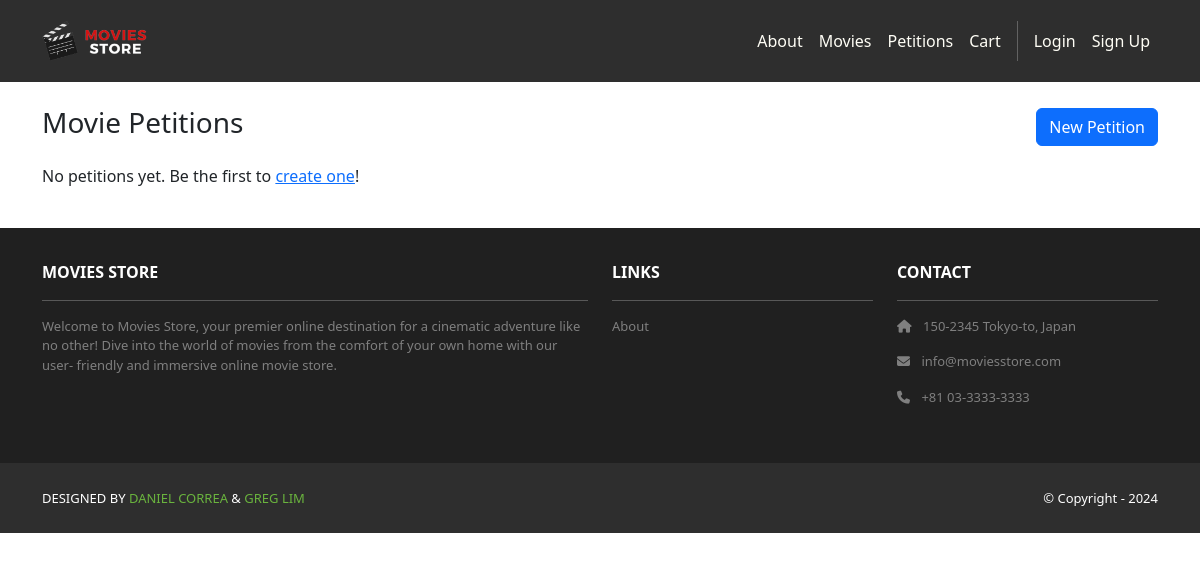
Before: /petitions/ with the older database file.
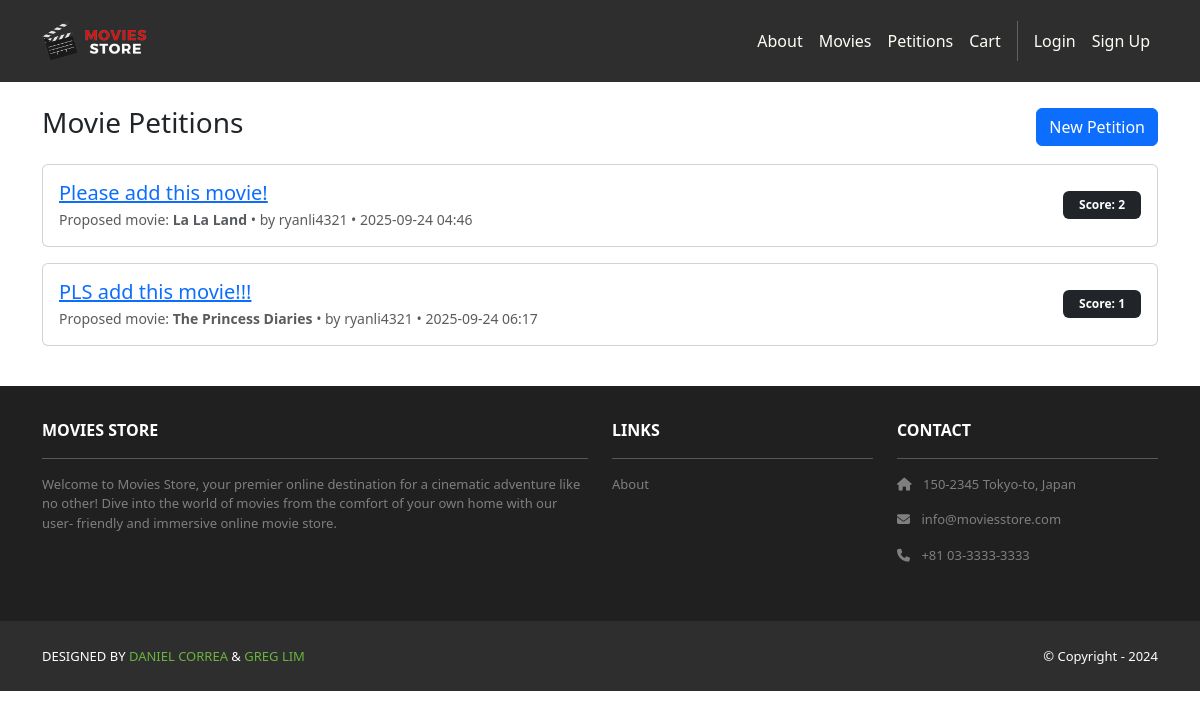
After: the same page with the newer database file.
### petitions/models.py (models this page shows, shortened)
class Petition(models.Model):
    title       = models.CharField(max_length=120)
    movie_title = models.CharField(max_length=120)
    description = models.TextField(max_length=1000, blank=True)
    proposer    = models.ForeignKey(User, null=True, blank=True,
                                    on_delete=models.SET_NULL, related_name='petitions')
    created_at  = models.DateTimeField(auto_now_add=True)
    is_open     = models.BooleanField(default=True)
    class Meta:
        ordering = ['-created_at']
    @property
    def score(self):
        agg = self.votes.aggregate(s=models.Sum('value'))
        return agg['s'] or 0

### petitions/views.py (the view)
# urls.py: path('', views.petition_list, name='list'),
def petition_list(request):
    qs = Petition.objects.all().select_related('proposer')
    petitions = sorted(qs, key=lambda p: p.score, reverse=True)
    return render(request, 'petitions/list.html', {'petitions': petitions})

### petitions/templates/petitions/list.html
{% extends "base.html" %}
{% block content %}
<div class="container py-4">
  <div class="d-flex justify-content-between align-items-center mb-3">
    <h3>Movie Petitions</h3>
    <a class="btn btn-primary" href="{% url 'petitions:create' %}">New Petition</a>
  </div>
  {% for p in petitions %}
    <div class="card mb-3">
      <div class="card-body d-flex justify-content-between align-items-center">
        <div>
          <h5 class="mb-1"><a href="{% url 'petitions:detail' p.pk %}">{{ p.title }}</a></h5>
          <div class="text-muted small">
            Proposed movie: <strong>{{ p.movie_title }}</strong> • by {{ p.proposer|default:"Anonymous" }} • {{ p.created_at|date:"Y-m-d H:i" }}
          </div>
        </div>
        <span class="badge text-bg-dark px-3 py-2">Score: {{ p.score }}</span>
      </div>
    </div>
  {% empty %}
    <p>No petitions yet. Be the first to <a href="{% url 'petitions:create' %}">create one</a>!</p>
  {% endfor %}
</div>
{% endblock %}

### moviesstore/templates/base.html (shortened to what this page needs)
<!DOCTYPE html>
<html>
  {% load static %}
  <head>
    <link href=
      "https://cdn.jsdelivr.net/npm/bootstrap@5.3.3/dist/css/bootstrap.min.css" rel="stylesheet"
>
    <link rel="stylesheet"
      href="https://cdnjs.cloudflare.com/ajax/libs/font-awesome/6.1.1/css/all.min.css">
    <link rel="stylesheet" type="text/css"
          href="{% static 'css/style.css' %}">
  </head>
  <body>
      <nav class="p-3 navbar navbar-dark bg-dark
         navbar-expand-lg">
      <div class="container">
        <a class="navbar-brand"
           href="{% url 'home.index' %}">
          <img src="{% static 'img/logo.png' %}" alt="logo"
               height="40" />
        </a>
        <div class="collapse navbar-collapse"
             id="navbarNavAltMarkup">
          <div class="navbar-nav ms-auto navbar-ml">
            <a class="nav-link"
               href="{% url 'home.about' %}">About</a>
               <a class="nav-link" href=
              "{% url 'movies.index' %}">Movies</a>
              <a class="nav-link"
              href="{% url 'petitions:list' %}">Petitions</a>
              <a class="nav-link"
              href="{% url 'cart.index' %}">Cart</a>
              {% if user.is_authenticated %}
              <a class="nav-link"
              href="{% url 'accounts.orders' %}">Orders
              </a>
              <a class="nav-link"
                href="{% url 'accounts.logout' %}">Logout ({{ user.username }})</a>
              {% else %}
              <a class="nav-link"
              href="{% url 'accounts.login' %}">Login</a>
              <a class="nav-link"
                href="{% url 'accounts.signup' %}">
                Sign Up
            </a>
            {% endif %}
          </div>
        </div>
      </div>
    </nav>
    <div>
      {% block content %}
      {% endblock content %}
    </div>
      <section class="p-3 ms-footer d-none d-md-block">
      <div class="container">
        <div class="row mt-3 text-white">
          <div class="col-md-6 col-lg-6 col-xl-6
               mx-auto mb-4">
            <b>MOVIES STORE</b>
            <hr />
            <p>
              Welcome to Movies Store, your premier online
              destination for a cinematic adventure like no
              other! Dive into the world of movies from the
              comfort of your own home with our user-
              friendly and immersive online movie store.
            </p>
          </div>
          <div class="col-md-3 col-lg-3 col-xl-3
               mx-auto mb-4">
            <b>LINKS</b>
            <hr />
            <p><a class="nav-link"
              href="{% url 'home.about' %}">
              About
            </a></p>
          </div>
          <div class="col-md-3 col-lg-3 col-xl-3 mx-auto
               mb-4">
            <b>CONTACT</b>
            <hr />
            <p><i class="fas fa-home me-2"></i>
              150-2345 Tokyo-to, Japan
            </p>
            <p><i class="fas fa-envelope me-2"></i>
              info@moviesstore.com
            </p>
            <p><i class="fas fa-phone me-2"></i>
              +81 03-3333-3333
            </p>
          </div>
        </div>
      </div>
    </section>
    <section class="p-3 ms-footer-bottom bg-dark">
      <div class="container d-flex
           justify-content-between">
        <div class="me-5 text-white">
          <span>DESIGNED BY
            <a href="https://www.x.com/danielgarax"
            target="_blank">DANIEL CORREA</a> &
            <a href="https://www.x.com/greglim81"
            target="_blank">GREG LIM</a>
          </span>
        </div>
        <div class="text-white">
          <span>© Copyright - 2024</span>
        </div>
      </div>
    </section>
  </body>
</html>

### moviesstore/static/css/style.css (style rules this page uses)
.navbar a.nav-link { color: #FFFEF6 !important; }
.bg-dark { background-color: #2E2E2E !important; }
.ms-footer { background-color: #202020; }
.ms-footer p { color: #7F7F7F; font-size: 13px; }
.ms-footer-bottom span { font-size: 13px; line-height: 38px; }
.ms-footer-bottom a { color: #6ab43e; text-decoration: none; }

Changed rows visible on the page:
added Petition: title "Please add this movie!", movie_title "La La Land", proposer "ryanli4321", created_at "2025-09-24 04:46", score "2"
added Petition: title "PLS add this movie!!!", movie_title "The Princess Diaries", proposer "ryanli4321", created_at "2025-09-24 06:17", score "1"
Other visible differences:
text no longer shown: "No petitions yet. Be the first to create one !"
